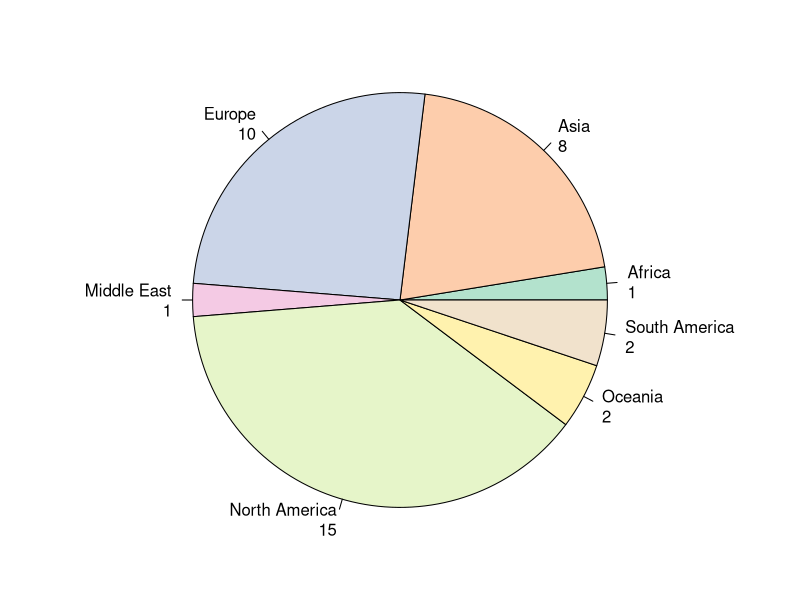

The R source for this figure:

library(tidyverse)
library(ggplot2)
library(RColorBrewer)

dataset_geo <- read_csv("datasets/geo_area.csv")
#dataset[sapply(dataset, is.character)] <- lapply(dataset[sapply(dataset, is.character)], as.factor)

# Set TIFF output parameters
tiff("geo area.tiff", width = 6, height = 4, units = 'in', res = 300)

par( mar=c(2, 0.2, 0.2, 0.2)
     , mai=c(0.1, 0.1, 0.1, 0.1)  # by inches, inner margin
     , omi = c(0.1, 0.1, 0.1, 0.1)  # by inches, outer margin
     , tcl = 0.4)



# Pie Chart from data frame with Appended Sample Sizes
mytable <- table(dataset_geo$geo_area)
lbls <- paste(names(mytable), "\n", mytable, sep="")
pie(mytable, labels = lbls, col = brewer.pal(n = 7, name = "Pastel2"))

dev.off()
